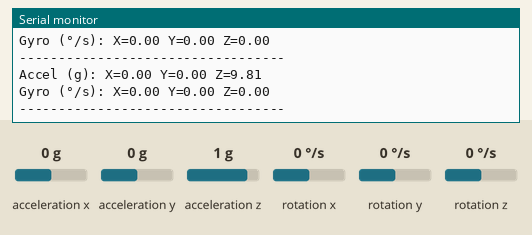
Recording of a sketch running on a simulated Arduino Uno, built with avr-gcc and run on an emulated ATmega328P. On the bench: the last lines printed to the serial monitor. Inputs (shaded band) come from the test bench; at power-on: acceleration x 0 g, acceleration y 0 g, acceleration z 1 g, rotation x 0 °/s, rotation y 0 °/s, rotation z 0 °/s.

Above: at 2.2 s.
2.3 s: acceleration x set to -1.4 g
At 2.9 s:
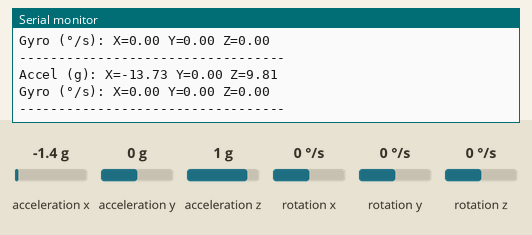
3.8 s: acceleration y set to -1.4 g
At 4.5 s:
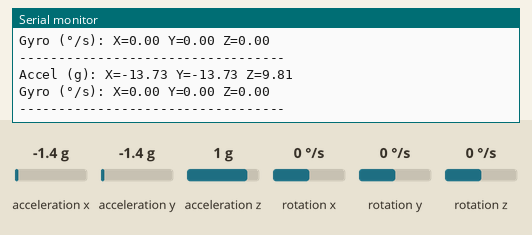
5.3 s: acceleration z set to -1.4 g
At 5.9 s:
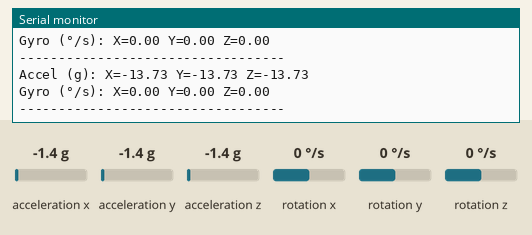
6.8 s: rotation x set to -192 °/s
At 7.5 s:
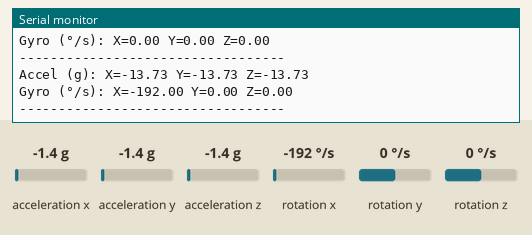
8.3 s: rotation y set to -192 °/s
At 9.0 s:
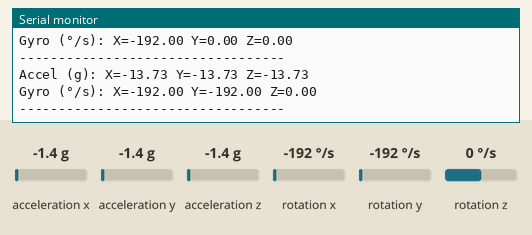

Measured:
- after the input at 2.3 s, the serial monitor: prints a new line after 0.23 s (image 1)
- after the input at 3.8 s, the serial monitor: prints a new line after 0.25 s (image 2)
- after the input at 5.3 s, the serial monitor: prints a new line after 0.27 s (image 3)
- after the input at 6.8 s, the serial monitor: prints a new line after 0.30 s (image 4)
- after the input at 8.3 s, the serial monitor: prints a new line after 0.32 s (image 5)

The sketch:

hindsight-scanner.ino
```cpp
#include <Wire.h>
#include <MPU6050.h>  // Install from Arduino Library Manager

MPU6050 imu;  // Create an IMU object

void setup() {
    Serial.begin(115200);  // Start serial communication
    Wire.begin();          // Initialize I2C

    if (!imu.begin(MPU6050_SCALE_2000DPS, MPU6050_RANGE_2G)) {
        Serial.println("Could not find a valid MPU6050 sensor!");
        while (1);
    }

    Serial.println("MPU6050 initialized!");
    delay(1000);
}

void loop() {
    Vector acc = imu.readNormalizeAccel();  // Read accelerometer
    Vector gyro = imu.readNormalizeGyro();  // Read gyroscope

    Serial.print("Accel (g): X=");
    Serial.print(acc.XAxis);
    Serial.print(" Y=");
    Serial.print(acc.YAxis);
    Serial.print(" Z=");
    Serial.println(acc.ZAxis);

    Serial.print("Gyro (°/s): X=");
    Serial.print(gyro.XAxis);
    Serial.print(" Y=");
    Serial.print(gyro.YAxis);
    Serial.print(" Z=");
    Serial.println(gyro.ZAxis);

    Serial.println("----------------------------------");
    delay(500);
}
```
